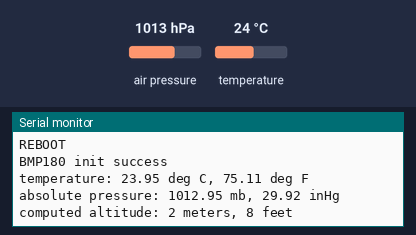
Simulated run of this sketch. Board: Arduino Uno, built with avr-gcc and run on an emulated ATmega328P. Shown: the last lines printed to the serial monitor. Wiring (inferred from the names in the program): BMP180 pressure sensor at I2C address 0x77. The inputs (shaded band) are chosen by the test bench; at power-on: air pressure 1013 hPa, temperature 24 °C.

Above: at 1.2 s.
1.3 s: air pressure set to 952 hPa
4.3 s: temperature set to 12 °C
At 5.19 s:
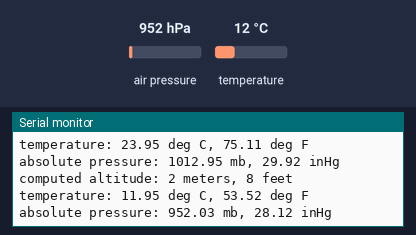
7.3 s: air pressure set to 975 hPa
At 10.8 s:
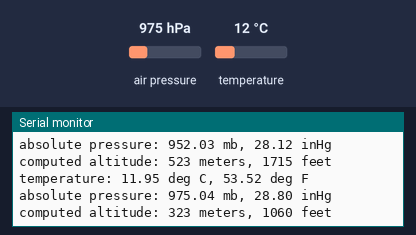
Timing chart, 0 to 12.3 s (numbered marks = the images above; inputs shaded):
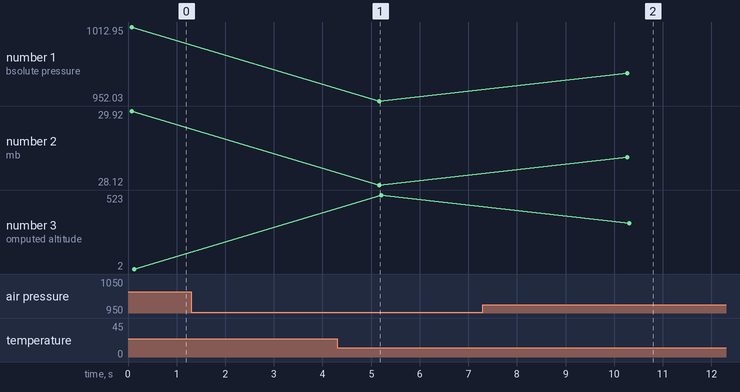

Measured:
- after the input at 4.3 s, the serial monitor: prints a new line after 0.83 s (image 1)
- after the input at 7.3 s, the serial monitor: prints a new line after 3.0 s (image 2)
- plotted number 1: 1012.95 → 952.03 after the input at 4.3 s, 952.03 → 975.04 after the input at 7.3 s
- plotted number 2: 29.92 → 28.12 after the input at 4.3 s, 28.12 → 28.8 after the input at 7.3 s
- plotted number 3: 523 → 323 after the input at 7.3 s

The sketch:

Main.ino
```cpp
#include <Wire.h>
#include <stdio.h>
#include <math.h>

#define BMP180_ADDR 0x77 // 7-bit address
#define BMP180_REG_CONTROL 0xF4
#define BMP180_REG_RESULT 0xF6
#define BMP180_COMMAND_TEMPERATURE 0x2E
#define BMP180_COMMAND_PRESSURE 0x34 //0x34 0x74 0xB4 0xF4

uint16_t unSignedIntTempVar,AC4,AC5,AC6;
int16_t signedIntTempVar,AC1,AC2,AC3,VB1,VB2,MB,MC,MD;

double c5,c6,mc,md,x0,x1,x2,y0,y1,y2,p0,p1,p2;
char _error;

void setup()
{
  Serial.begin(9600);
  Serial.println("REBOOT");
  if (begin())
    Serial.println("BMP180 init success");
  else{
    Serial.println("BMP180 init fail\n\n");
    while(1);
  }
}

void loop(){
  char status;
  double T,P,p0,a;


    if (measureParameters(P,T) != 0){

      Serial.print("temperature: ");
      Serial.print(T,2);
      Serial.print(" deg C, ");
      Serial.print((9.0/5.0)*T+32.0,2);
      Serial.println(" deg F");

      Serial.print("absolute pressure: ");
      Serial.print(P,2);
      Serial.print(" mb, ");
      Serial.print(P*0.0295333727,2);
      Serial.println(" inHg");

      a = 44330.0*(1-pow(P/1013.25,1/5.255));
      Serial.print("computed altitude: ");
      Serial.print(a,0);
      Serial.print(" meters, ");
      Serial.print(a*3.28084,0);
      Serial.println(" feet");
    }
    else
      Serial.println("error retrieving pressure measurement\n");
  delay(5000);

}
char begin(){
  double c3,c4,b1;
  Wire.begin();

  if(readCompData(0xAA))
    AC1=signedIntTempVar;
  if(readCompData(0xAC))
    AC2=signedIntTempVar;
  if(readCompData(0xAE))
    AC3=signedIntTempVar;
  if(readCompData(0xB0))
    AC4=unSignedIntTempVar;
  if(readCompData(0xB2))
    AC5=unSignedIntTempVar;
  if(readCompData(0xB4))
    AC6=unSignedIntTempVar;
  if(readCompData(0xB6))
    VB1=signedIntTempVar;
  if(readCompData(0xB8))
    VB2=signedIntTempVar;
  if(readCompData(0xBA))
    MB=signedIntTempVar;
  if(readCompData(0xBC))
    MC=signedIntTempVar;
  if(readCompData(0xBE))
    MD=signedIntTempVar;

  c3 = 160.0 * pow(2,-15) * AC3;
  c4 = pow(10,-3) * pow(2,-15) * AC4;
  b1 = pow(160,2) * pow(2,-30) * VB1;
  c5 = (pow(2,-15) / 160) * AC5;
  c6 = AC6;
  mc = (pow(2,11) / pow(160,2)) * MC;
  md = MD / 160.0;
  x0 = AC1;
  x1 = 160.0 * pow(2,-13) * AC2;
  x2 = pow(160,2) * pow(2,-25) * VB2;
  y0 = c4 * pow(2,15);
  y1 = c4 * c3;
  y2 = c4 * b1;
  p0 = (3791.0 - 8.0) / 1600.0;
  p1 = 1.0 - 7357.0 * pow(2,-20);
  p2 = 3038.0 * 100.0 * pow(2,-36);

  return(1);
}


char readCompData(char address){
  unsigned char data[2];
  char x;

  Wire.beginTransmission(BMP180_ADDR);
  Wire.write(address);
  _error = Wire.endTransmission();
  if (_error == 0){
    Wire.requestFrom(BMP180_ADDR,2);
    while(Wire.available() != 2) ;
    for(x=0;x<2;x++){
      data[x] = Wire.read();
    }
    signedIntTempVar = (int16_t)((data[0]<<8)|data[1]);
    unSignedIntTempVar = (((uint16_t)data[0]<<8)|(uint16_t)data[1]);
    return(1);
  }
  signedIntTempVar= unSignedIntTempVar= 0;
  return(0);
}


char writeBytes(unsigned char *values, char length){
  char x;

  Wire.beginTransmission(BMP180_ADDR);
  Wire.write(values,length);
  _error = Wire.endTransmission();
  if (_error == 0)
    return(1);
  else
    return(0);
}


char measureParameters(double &P, double &T){
  unsigned char data[3],delay1,x1;
  char result;
  double up,ut;

  data[0] = BMP180_REG_CONTROL;
  data[1] = BMP180_COMMAND_TEMPERATURE;
  writeBytes(data, 2);
  delay(5);

  Wire.beginTransmission(BMP180_ADDR);
  Wire.write(BMP180_REG_RESULT);

  if (Wire.endTransmission() == 0){
    Wire.requestFrom(BMP180_ADDR,2);
    while(Wire.available() != 2) ;
    for(x1=0;x1<2;x1++){
      data[x1] = Wire.read();
    }
    ut = (data[0] * 256.0) + data[1];
    T= calculateTemperature(ut);
  }
  else
    return(0);

  data[0] = BMP180_REG_CONTROL;
  data[1] = BMP180_COMMAND_PRESSURE;
  delay1 = 26;//5,8,14,26
  result = writeBytes(data, 2);
  delay(delay1);

  Wire.beginTransmission(BMP180_ADDR);
  Wire.write(BMP180_REG_RESULT);

  if (Wire.endTransmission() == 0){
    Wire.requestFrom(BMP180_ADDR,3);
    while(Wire.available() != 3) ;
    for(x1=0;x1<3;x1++){
      data[x1] = Wire.read();
    }

    up = (data[0] * 256.0) + data[1] + (data[2]/256.0);
    P=calculatePressure(up,T);
    return(1);
  }
  return(0);
}
double calculateTemperature(double ut){
  double T,a;

  a = c5 * (ut - c6);
  T = a + (mc / (a + md));

  return T;
}
double calculatePressure(double up,double T){
  double P;
  double s,x,y,z;

  s = T - 25.0;
  x = (x2 * pow(s,2)) + (x1 * s) + x0;
  y = (y2 * pow(s,2)) + (y1 * s) + y0;
  z = (up - x) / y;
  P = (p2 * pow(z,2)) + (p1 * z) + p0;

  return P;
}
```
